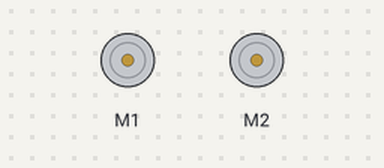
A sketch run on a simulated Arduino Leonardo, built with avr-gcc and run on an emulated ATmega32U4. On the bench: 2 × DC motor (green arrow = forward, orange = backward, longer = faster). What the sketch prints to the serial monitor is not drawn.

Above: at 0.1 s.
At 3.1 s:
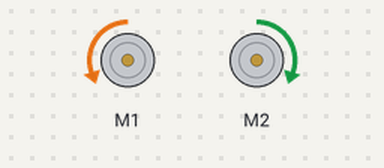
At 4.8 s:
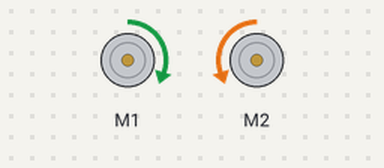
At 7.6 s:
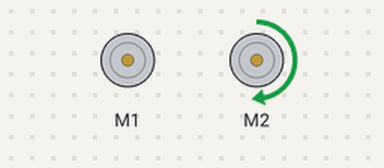
Timing chart, 0 to 9.1 s (numbered marks = the images above):
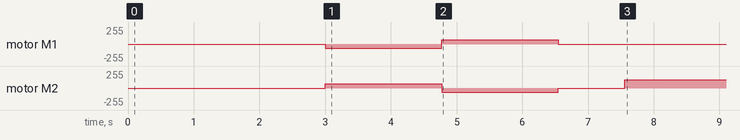

Measured:
- by itself, motor M2: stopped → forward 63/255 at 3.0 s, → backward 63/255 1.8 s later, → stopped 1.8 s later, → forward 127/255 1.0 s later

The sketch:

lab8.ino
```cpp
#include <Pololu3piPlus32U4.h>
#include "PDcontroller.h" //Uncomment after you import your PDcontroller files

using namespace Pololu3piPlus32U4;

LineSensors lineSensors;
Motors motors;

#define minOutput -100
#define maxOutput 100
#define baseSpeed 100
#define kp_line 0.25 // tune 0.4   0.25
#define kd_line 1 // tune 0.005   0.01

PDcontroller pd_line(kp_line, kd_line, minOutput, maxOutput);

//Recommended Variables

//Calibration
int calibrationSpeed = 100;
unsigned int lineSensorValues[5];

//Line Following
int lineCenter;
int16_t robotPosition;

//function to calibrate line sensors
void calibrateSensors()
{
  //TASK 2.1a
  //Implement calibration for IR Sensors
  //Hint: Have your robot turn to the left and right to calibrate sensors.


    Serial.println(F("Calibrating..."));
    delay(1000);

    // spin the robot in both directions to calibrate the sensors range
    for (int i = 0; i < 50; i++) {
        motors.setSpeeds(-calibrationSpeed, calibrationSpeed);
        lineSensors.calibrate();
        delay(10);
    }
    for (int i = 0; i < 50; i++) { // potential 200 to account for previous off set?
        motors.setSpeeds(calibrationSpeed, -calibrationSpeed);
        lineSensors.calibrate();
        delay(10);
    }
    motors.setSpeeds(0, 0);

    Serial.println(F("Calibration Done"));
    delay(1000);

}

//function to follow the line by giving a center value based on line sensor documentation
//apply PD controller in the function to stay on the line
void followLine() {
    robotPosition = lineSensors.readLineBlack(lineSensorValues);
    Serial.println("Robot Position sensor values:");
    Serial.println(robotPosition);

    lineCenter = 2000;
    double correction = pd_line.update(robotPosition, lineCenter);

    int leftSpeed = baseSpeed - correction;
    int rightSpeed = baseSpeed + correction;

    motors.setSpeeds(leftSpeed, rightSpeed);
}

void setup() {
  Serial.begin(9600);
  delay(2000);
  // call to calibrate sensor function
  calibrateSensors();
  delay(10);

}

void loop(){

  //Task 2.1b
  //Implement Controller and logic for line following
  //Hint: The actual structure should be similar to you wall following code,
  //      but instead of sonar you are using the Line Sensors class.
  //Consider making this its own function for easier use in the next lab

  //call to follow line sensor
  followLine();

}
```

PDcontroller.cpp
```cpp
#include <Arduino.h>  // For millis()
#include <Pololu3piPlus32U4.h>
#include "PDcontroller.h"
using namespace Pololu3piPlus32U4;

PDcontroller::PDcontroller(float kp, float kd, double minOutput, double maxOutput) {
    _kp = kp;
    _kd = kd;
    _minOutput = minOutput;
    _maxOutput = maxOutput;
    _error = 0;
    _prevError = 0;
    _output = 0;
    _clampOut = 0;
    _prevTime = millis();  // Initialize time tracking
}

double PDcontroller::update(double value, double target_value) {
    unsigned long currentTime = millis();  // Get current time in milliseconds
    double deltaTime = (currentTime - _prevTime);  // Convert to seconds

    // Avoid division by zero (on the first call)
    if (deltaTime == 0 ) {
        deltaTime = 1e-6;  // A very small number to prevent division by zero
    }


    // Calculate the error
    _error = target_value - value;


    // Calculate derivative term (rate of change of error)
    double derivative = (_error - _prevError) / deltaTime;

    // Compute PD output
    _output = (_kp * _error) + (_kd * derivative);

    // Clamp output to the min and max range
    _clampOut = constrain(_output, _minOutput, _maxOutput);

    // Store values for next iteration
    _prevError = _error;
    _prevTime = currentTime;

    return _clampOut;
}
```

PDcontroller.h
```cpp
#ifndef PDcontroller_h
#define PDcontroller_h
#include <Pololu3piPlus32U4.h>
using namespace Pololu3piPlus32U4;

class PDcontroller {
  public:
    PDcontroller(float kp, float kd, double minOutput, double maxOutput);
    double update(double value, double target_value);

  private:
    float _kp;               // Proportional gain
    float _kd;               // Derivative gain
    double _minOutput;       // Minimum output limit
    double _maxOutput;       // Maximum output limit
    double _error;           // Difference between target and current value
    double _prevError;       // Previous error for derivative calculation
    double _output;          // Raw controller output
    double _clampOut;        // Clamped controller output
    unsigned long _prevTime;  // Initialize time tracking
};

#endif
```
